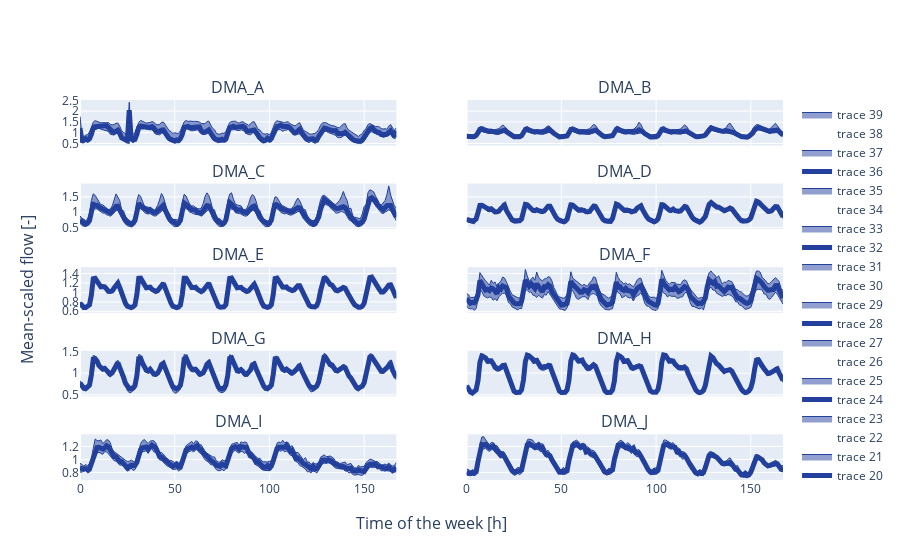

Notebook code for this chart:
### Markdown cell above
**Figure 1** Flowchart of the Water-Futures ensemble forecasting framework.

**Figure 2** Characteristic of the weeekly demand pattern of the DMAs (from panel (a) DMA A, to panel (j) DMA j)

*We plot a subfigure for each DMA. In the x-axis there is the hour of the week (from 0 to 168). On the y-axis there is the signal scaled by the mean. The signal is the median and the xx percentile with a fill in between.

### Code cell
img__title = "Weekly Demand Patterns of the DMAs"
img__subtitles = dmas_characteristics.index

img__xaxis_title = "Time of the week [h]"
img__yaxis_title = "Mean-scaled flow [-]"

dma = "DMA_H"
img__xaxis_range = [0, WEEK_LEN]
img__xaxis_ticks = ["Mon", "Tue", "Wed", "Thu", "Fri", "Sat", "Sun"]
img__xaxis_subticks = list(range(0, WEEK_LEN + 1, 8))
img__yaxis_range = [0, 1.5]

fig_size = (6, 12)
fig = go.Figure()
fig = make_subplots(rows=5, cols=2, 
                    shared_xaxes=True, shared_yaxes=True,
                    horizontal_spacing=0.1, vertical_spacing=0.1,
                    subplot_titles=img__subtitles,
                    x_title=img__xaxis_title,
                    y_title=img__yaxis_title)
for i, dma in enumerate(dmas_characteristics.index):
    row = i // 2 + 1
    col = i % 2 + 1
    yvalues = dmas_h_q[dma].groupby([dmas_h_q.index.dayofweek, dmas_h_q.index.hour]).median().values
    yscale = yvalues.mean()
    yvalues = yvalues / yscale
    fig.add_trace(go.Scatter(
            x=np.arange(WEEK_LEN),
            y= yvalues,
            mode='lines',
            line=dict(color=img__color_blue, width=img__line_width)
        ),
        row=row, col=col
    )
    fig.add_trace(go.Scatter(
            x=np.arange(WEEK_LEN),
            y= dmas_h_q[dma].groupby([dmas_h_q.index.dayofweek, dmas_h_q.index.hour]).quantile(0.75).values / yscale,
            mode='lines',
            line=dict(color=img__color_blue, width=1),
            fill='tonexty',
            fillcolor=with_alpha(img__color_blue, 0.5)
        ),
        row=row, col=col
    )
    fig.add_trace(go.Scatter(
            x=np.arange(WEEK_LEN),
            y= yvalues,
            mode='lines',
            line=dict(color=img__color_blue, width=0)
        ),
        row=row, col=col
    )
    # Add a lighter fill between the x percentile and the 100-x percentile
    fig.add_trace(go.Scatter(
            x=np.arange(WEEK_LEN),
            y= dmas_h_q[dma].groupby([dmas_h_q.index.dayofweek, dmas_h_q.index.hour]).quantile(0.25).values / yscale,
            mode='lines',
            line=dict(color=img__color_blue, width=1),
            fill='tonexty',
            fillcolor=with_alpha(img__color_blue, 0.5)
        ),
        row=row, col=col
    )
    

fig.show()

### Figure 1 — Plotly figure (JSON) as saved in the notebook; plotly's stock layout.template omitted (floating-point values rounded to 4 significant figures; data arrays with more than 128 entries replaced by an {"elided": "..."} marker saying what was removed)
{"data": [{"line": {"color": "#22409C", "width": 5}, "mode": "lines", "type": "scatter", "x": {"elided": "168 int values"}, "xaxis": "x", "y": {"elided": "168 float values"}, "yaxis": "y"}, {"fill": "tonexty", "fillcolor": "rgba(34, 64, 156, 0.5)", "line": {"color": "#22409C", "width": 1}, "mode": "lines", "type": "scatter", "x": {"elided": "168 int values"}, "xaxis": "x", "y": {"elided": "168 float values"}, "yaxis": "y"}, {"line": {"color": "#22409C", "width": 0}, "mode": "lines", "type": "scatter", "x": {"elided": "168 int values"}, "xaxis": "x", "y": {"elided": "168 float values"}, "yaxis": "y"}, {"fill": "tonexty", "fillcolor": "rgba(34, 64, 156, 0.5)", "line": {"color": "#22409C", "width": 1}, "mode": "lines", "type": "scatter", "x": {"elided": "168 int values"}, "xaxis": "x", "y": {"elided": "168 float values"}, "yaxis": "y"}, {"line": {"color": "#22409C", "width": 5}, "mode": "lines", "type": "scatter", "x": {"elided": "168 int values"}, "xaxis": "x2", "y": {"elided": "168 float values"}, "yaxis": "y2"}, {"fill": "tonexty", "fillcolor": "rgba(34, 64, 156, 0.5)", "line": {"color": "#22409C", "width": 1}, "mode": "lines", "type": "scatter", "x": {"elided": "168 int values"}, "xaxis": "x2", "y": {"elided": "168 float values"}, "yaxis": "y2"}, {"line": {"color": "#22409C", "width": 0}, "mode": "lines", "type": "scatter", "x": {"elided": "168 int values"}, "xaxis": "x2", "y": {"elided": "168 float values"}, "yaxis": "y2"}, {"fill": "tonexty", "fillcolor": "rgba(34, 64, 156, 0.5)", "line": {"color": "#22409C", "width": 1}, "mode": "lines", "type": "scatter", "x": {"elided": "168 int values"}, "xaxis": "x2", "y": {"elided": "168 float values"}, "yaxis": "y2"}, {"line": {"color": "#22409C", "width": 5}, "mode": "lines", "type": "scatter", "x": {"elided": "168 int values"}, "xaxis": "x3", "y": {"elided": "168 float values"}, "yaxis": "y3"}, {"fill": "tonexty", "fillcolor": "rgba(34, 64, 156, 0.5)", "line": {"color": "#22409C", "width": 1}, "mode": "lines", "type": "scatter", "x": {"elided": "168 int values"}, "xaxis": "x3", "y": {"elided": "168 float values"}, "yaxis": "y3"}, {"line": {"color": "#22409C", "width": 0}, "mode": "lines", "type": "scatter", "x": {"elided": "168 int values"}, "xaxis": "x3", "y": {"elided": "168 float values"}, "yaxis": "y3"}, {"fill": "tonexty", "fillcolor": "rgba(34, 64, 156, 0.5)", "line": {"color": "#22409C", "width": 1}, "mode": "lines", "type": "scatter", "x": {"elided": "168 int values"}, "xaxis": "x3", "y": {"elided": "168 float values"}, "yaxis": "y3"}, {"line": {"color": "#22409C", "width": 5}, "mode": "lines", "type": "scatter", "x": {"elided": "168 int values"}, "xaxis": "x4", "y": {"elided": "168 float values"}, "yaxis": "y4"}, {"fill": "tonexty", "fillcolor": "rgba(34, 64, 156, 0.5)", "line": {"color": "#22409C", "width": 1}, "mode": "lines", "type": "scatter", "x": {"elided": "168 int values"}, "xaxis": "x4", "y": {"elided": "168 float values"}, "yaxis": "y4"}, {"line": {"color": "#22409C", "width": 0}, "mode": "lines", "type": "scatter", "x": {"elided": "168 int values"}, "xaxis": "x4", "y": {"elided": "168 float values"}, "yaxis": "y4"}, {"fill": "tonexty", "fillcolor": "rgba(34, 64, 156, 0.5)", "line": {"color": "#22409C", "width": 1}, "mode": "lines", "type": "scatter", "x": {"elided": "168 int values"}, "xaxis": "x4", "y": {"elided": "168 float values"}, "yaxis": "y4"}, {"line": {"color": "#22409C", "width": 5}, "mode": "lines", "type": "scatter", "x": {"elided": "168 int values"}, "xaxis": "x5", "y": {"elided": "168 float values"}, "yaxis": "y5"}, {"fill": "tonexty", "fillcolor": "rgba(34, 64, 156, 0.5)", "line": {"color": "#22409C", "width": 1}, "mode": "lines", "type": "scatter", "x": {"elided": "168 int values"}, "xaxis": "x5", "y": {"elided": "168 float values"}, "yaxis": "y5"}, {"line": {"color": "#22409C", "width": 0}, "mode": "lines", "type": "scatter", "x": {"elided": "168 int values"}, "xaxis": "x5", "y": {"elided": "168 float values"}, "yaxis": "y5"}, {"fill": "tonexty", "fillcolor": "rgba(34, 64, 156, 0.5)", "line": {"color": "#22409C", "width": 1}, "mode": "lines", "type": "scatter", "x": {"elided": "168 int values"}, "xaxis": "x5", "y": {"elided": "168 float values"}, "yaxis": "y5"}, {"line": {"color": "#22409C", "width": 5}, "mode": "lines", "type": "scatter", "x": {"elided": "168 int values"}, "xaxis": "x6", "y": {"elided": "168 float values"}, "yaxis": "y6"}, {"fill": "tonexty", "fillcolor": "rgba(34, 64, 156, 0.5)", "line": {"color": "#22409C", "width": 1}, "mode": "lines", "type": "scatter", "x": {"elided": "168 int values"}, "xaxis": "x6", "y": {"elided": "168 float values"}, "yaxis": "y6"}, {"line": {"color": "#22409C", "width": 0}, "mode": "lines", "type": "scatter", "x": {"elided": "168 int values"}, "xaxis": "x6", "y": {"elided": "168 float values"}, "yaxis": "y6"}, {"fill": "tonexty", "fillcolor": "rgba(34, 64, 156, 0.5)", "line": {"color": "#22409C", "width": 1}, "mode": "lines", "type": "scatter", "x": {"elided": "168 int values"}, "xaxis": "x6", "y": {"elided": "168 float values"}, "yaxis": "y6"}, {"line": {"color": "#22409C", "width": 5}, "mode": "lines", "type": "scatter", "x": {"elided": "168 int values"}, "xaxis": "x7", "y": {"elided": "168 float values"}, "yaxis": "y7"}, {"fill": "tonexty", "fillcolor": "rgba(34, 64, 156, 0.5)", "line": {"color": "#22409C", "width": 1}, "mode": "lines", "type": "scatter", "x": {"elided": "168 int values"}, "xaxis": "x7", "y": {"elided": "168 float values"}, "yaxis": "y7"}, {"line": {"color": "#22409C", "width": 0}, "mode": "lines", "type": "scatter", "x": {"elided": "168 int values"}, "xaxis": "x7", "y": {"elided": "168 float values"}, "yaxis": "y7"}, {"fill": "tonexty", "fillcolor": "rgba(34, 64, 156, 0.5)", "line": {"color": "#22409C", "width": 1}, "mode": "lines", "type": "scatter", "x": {"elided": "168 int values"}, "xaxis": "x7", "y": {"elided": "168 float values"}, "yaxis": "y7"}, {"line": {"color": "#22409C", "width": 5}, "mode": "lines", "type": "scatter", "x": {"elided": "168 int values"}, "xaxis": "x8", "y": {"elided": "168 float values"}, "yaxis": "y8"}, {"fill": "tonexty", "fillcolor": "rgba(34, 64, 156, 0.5)", "line": {"color": "#22409C", "width": 1}, "mode": "lines", "type": "scatter", "x": {"elided": "168 int values"}, "xaxis": "x8", "y": {"elided": "168 float values"}, "yaxis": "y8"}, {"line": {"color": "#22409C", "width": 0}, "mode": "lines", "type": "scatter", "x": {"elided": "168 int values"}, "xaxis": "x8", "y": {"elided": "168 float values"}, "yaxis": "y8"}, {"fill": "tonexty", "fillcolor": "rgba(34, 64, 156, 0.5)", "line": {"color": "#22409C", "width": 1}, "mode": "lines", "type": "scatter", "x": {"elided": "168 int values"}, "xaxis": "x8", "y": {"elided": "168 float values"}, "yaxis": "y8"}, {"line": {"color": "#22409C", "width": 5}, "mode": "lines", "type": "scatter", "x": {"elided": "168 int values"}, "xaxis": "x9", "y": {"elided": "168 float values"}, "yaxis": "y9"}, {"fill": "tonexty", "fillcolor": "rgba(34, 64, 156, 0.5)", "line": {"color": "#22409C", "width": 1}, "mode": "lines", "type": "scatter", "x": {"elided": "168 int values"}, "xaxis": "x9", "y": {"elided": "168 float values"}, "yaxis": "y9"}, {"line": {"color": "#22409C", "width": 0}, "mode": "lines", "type": "scatter", "x": {"elided": "168 int values"}, "xaxis": "x9", "y": {"elided": "168 float values"}, "yaxis": "y9"}, {"fill": "tonexty", "fillcolor": "rgba(34, 64, 156, 0.5)", "line": {"color": "#22409C", "width": 1}, "mode": "lines", "type": "scatter", "x": {"elided": "168 int values"}, "xaxis": "x9", "y": {"elided": "168 float values"}, "yaxis": "y9"}, {"line": {"color": "#22409C", "width": 5}, "mode": "lines", "type": "scatter", "x": {"elided": "168 int values"}, "xaxis": "x10", "y": {"elided": "168 float values"}, "yaxis": "y10"}, {"fill": "tonexty", "fillcolor": "rgba(34, 64, 156, 0.5)", "line": {"color": "#22409C", "width": 1}, "mode": "lines", "type": "scatter", "x": {"elided": "168 int values"}, "xaxis": "x10", "y": {"elided": "168 float values"}, "yaxis": "y10"}, {"line": {"color": "#22409C", "width": 0}, "mode": "lines", "type": "scatter", "x": {"elided": "168 int values"}, "xaxis": "x10", "y": {"elided": "168 float values"}, "yaxis": "y10"}, {"fill": "tonexty", "fillcolor": "rgba(34, 64, 156, 0.5)", "line": {"color": "#22409C", "width": 1}, "mode": "lines", "type": "scatter", "x": {"elided": "168 int values"}, "xaxis": "x10", "y": {"elided": "168 float values"}, "yaxis": "y10"}], "layout": {"annotations": [{"font": {"size": 16}, "showarrow": false, "text": "DMA_A", "x": 0.225, "xanchor": "center", "xref": "paper", "y": 1, "yanchor": "bottom", "yref": "paper"}, {"font": {"size": 16}, "showarrow": false, "text": "DMA_B", "x": 0.775, "xanchor": "center", "xref": "paper", "y": 1, "yanchor": "bottom", "yref": "paper"}, {"font": {"size": 16}, "showarrow": false, "text": "DMA_C", "x": 0.225, "xanchor": "center", "xref": "paper", "y": 0.78, "yanchor": "bottom", "yref": "paper"}, {"font": {"size": 16}, "showarrow": false, "text": "DMA_D", "x": 0.775, "xanchor": "center", "xref": "paper", "y": 0.78, "yanchor": "bottom", "yref": "paper"}, {"font": {"size": 16}, "showarrow": false, "text": "DMA_E", "x": 0.225, "xanchor": "center", "xref": "paper", "y": 0.56, "yanchor": "bottom", "yref": "paper"}, {"font": {"size": 16}, "showarrow": false, "text": "DMA_F", "x": 0.775, "xanchor": "center", "xref": "paper", "y": 0.56, "yanchor": "bottom", "yref": "paper"}, {"font": {"size": 16}, "showarrow": false, "text": "DMA_G", "x": 0.225, "xanchor": "center", "xref": "paper", "y": 0.34, "yanchor": "bottom", "yref": "paper"}, {"font": {"size": 16}, "showarrow": false, "text": "DMA_H", "x": 0.775, "xanchor": "center", "xref": "paper", "y": 0.34, "yanchor": "bottom", "yref": "paper"}, {"font": {"size": 16}, "showarrow": false, "text": "DMA_I", "x": 0.225, "xanchor": "center", "xref": "paper", "y": 0.12, "yanchor": "bottom", "yref": "paper"}, {"font": {"size": 16}, "showarrow": false, "text": "DMA_J", "x": 0.775, "xanchor": "center", "xref": "paper", "y": 0.12, "yanchor": "bottom", "yref": "paper"}, {"font": {"size": 16}, "showarrow": false, "text": "Time of the week [h]", "x": 0.5, "xanchor": "center", "xref": "paper", "y": 0, "yanchor": "top", "yref": "paper", "yshift": -30}, {"font": {"size": 16}, "showarrow": false, "text": "Mean-scaled flow [-]", "textangle": -90, "x": 0, "xanchor": "right", "xref": "paper", "xshift": -40, "y": 0.5, "yanchor": "middle", "yref": "paper"}], "xaxis": {"anchor": "y", "domain": [0, 0.45], "matches": "x9", "showticklabels": false}, "xaxis10": {"anchor": "y10", "domain": [0.55, 1]}, "xaxis2": {"anchor": "y2", "domain": [0.55, 1], "matches": "x10", "showticklabels": false}, "xaxis3": {"anchor": "y3", "domain": [0, 0.45], "matches": "x9", "showticklabels": false}, "xaxis4": {"anchor": "y4", "domain": [0.55, 1], "matches": "x10", "showticklabels": false}, "xaxis5": {"anchor": "y5", "domain": [0, 0.45], "matches": "x9", "showticklabels": false}, "xaxis6": {"anchor": "y6", "domain": [0.55, 1], "matches": "x10", "showticklabels": false}, "xaxis7": {"anchor": "y7", "domain": [0, 0.45], "matches": "x9", "showticklabels": false}, "xaxis8": {"anchor": "y8", "domain": [0.55, 1], "matches": "x10", "showticklabels": false}, "xaxis9": {"anchor": "y9", "domain": [0, 0.45]}, "yaxis": {"anchor": "x", "domain": [0.88, 1]}, "yaxis10": {"anchor": "x10", "domain": [0, 0.12], "matches": "y9", "showticklabels": false}, "yaxis2": {"anchor": "x2", "domain": [0.88, 1], "matches": "y", "showticklabels": false}, "yaxis3": {"anchor": "x3", "domain": [0.66, 0.78]}, "yaxis4": {"anchor": "x4", "domain": [0.66, 0.78], "matches": "y3", "showticklabels": false}, "yaxis5": {"anchor": "x5", "domain": [0.44, 0.56]}, "yaxis6": {"anchor": "x6", "domain": [0.44, 0.56], "matches": "y5", "showticklabels": false}, "yaxis7": {"anchor": "x7", "domain": [0.22, 0.34]}, "yaxis8": {"anchor": "x8", "domain": [0.22, 0.34], "matches": "y7", "showticklabels": false}, "yaxis9": {"anchor": "x9", "domain": [0, 0.12]}}}
